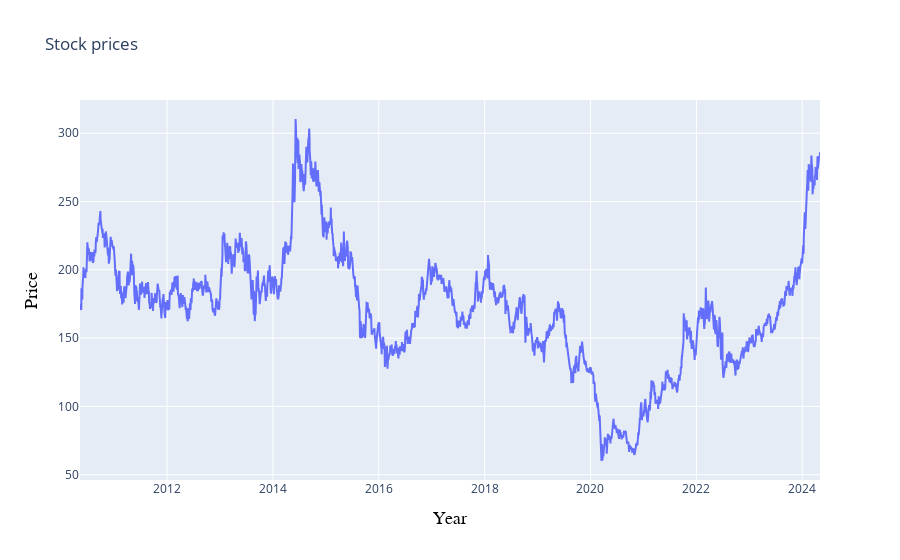

This figure's notebook cell:
### Code cell
#to plot the graph in offline
iplot(plot)

### Figure 1 — Plotly figure (JSON) as saved in the notebook; plotly's stock layout.template omitted (floating-point values rounded to 4 significant figures; data arrays with more than 128 entries replaced by an {"elided": "..."} marker saying what was removed)
{"data": [{"type": "scatter", "x": {"elided": "3452 str values"}, "y": {"elided": "3452 float values"}}], "layout": {"title": {"text": "Stock prices"}, "xaxis": {"title": {"font": {"color": "black", "family": "Courier New,monospace", "size": 18}, "text": "Year"}}, "yaxis": {"title": {"font": {"color": "black", "family": "Courier New,monospace", "size": 18}, "text": "Price"}}}}
